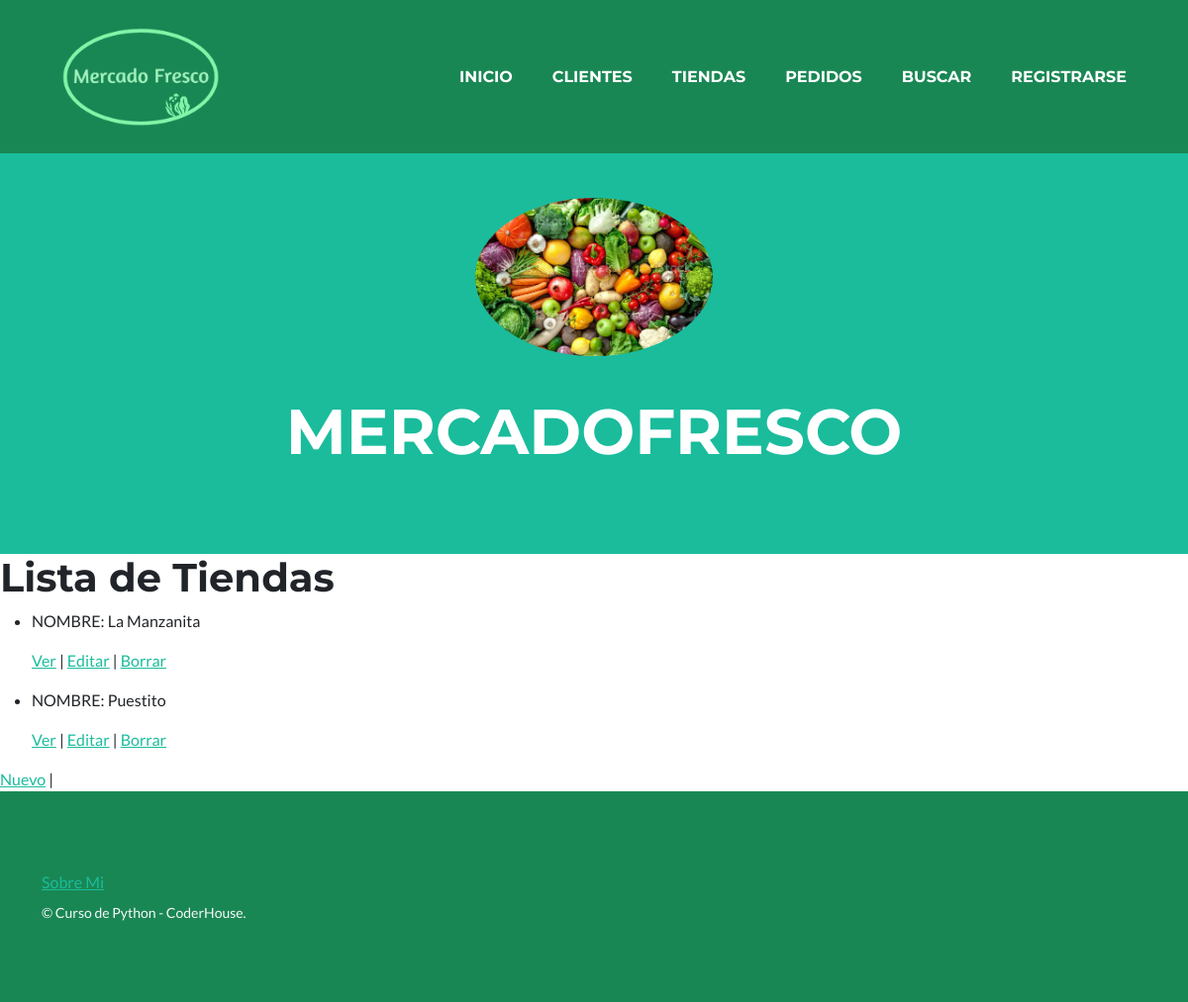
The page /MercadoFresco/tienda/list on the database as committed earlier.
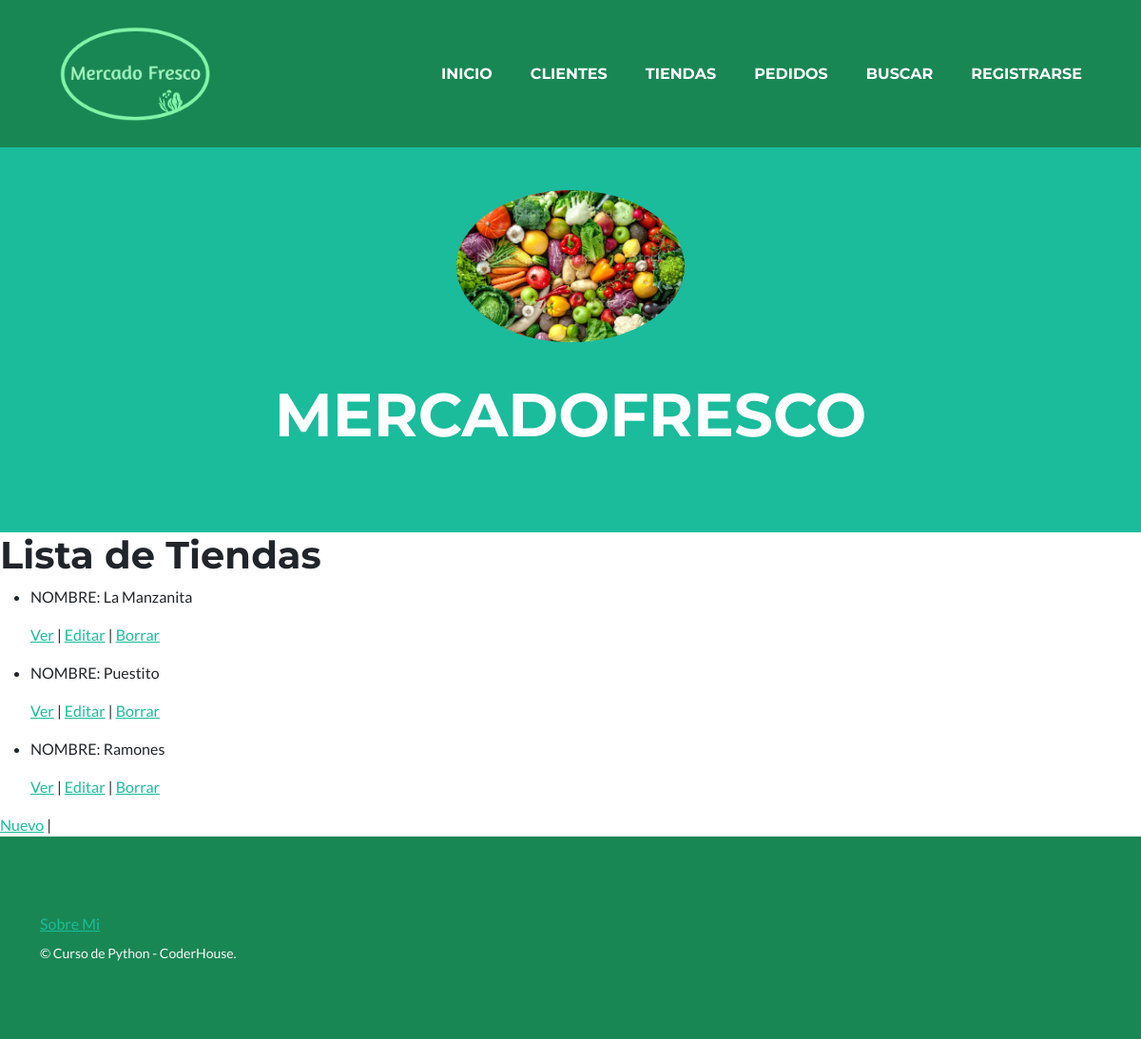
The same page on the database as committed later.
### MercadoFresco/models.py (models this page shows, shortened)
class Tienda(models.Model):
    nombre=models.CharField(max_length=30)
    nro_tel=models.IntegerField(max_length=30)
    email=models.EmailField(max_length=60)
    direccion=models.CharField(max_length=50)

### MercadoFresco/views.py (the view)
# urls.py: path('tienda/list', views.TiendaList.as_view(), name='ListT'),
class TiendaList(ListView):
    model = Tienda
    template_name = "MercadoFresco/tienda_list.html"

### MercadoFresco/templates/MercadoFresco/tienda_list.html
{% extends "MercadoFresco/padre.html" %}
{% block contenidoQueCambia %}
<h1>Lista de Tiendas</h1>
<ul>
    {% for tienda in object_list %}
        <li>
            <p>NOMBRE: {{ tienda.nombre }}</p>
            <p>
                <a href="{% url 'DetailT' tienda.id %}">Ver</a> |
                <a href="{% url 'EditT' tienda.id %}">Editar</a> |
                <a href="{% url 'DeleteT' tienda.id %}">Borrar</a>
            </p>
        </li>
    {% endfor %}
</ul>
<a href="{% url 'NewT'  %}">Nuevo</a> |
<br>
{% endblock %}

Rows that differ between the two databases and show on the page:
added Tienda: nombre "Ramones"
